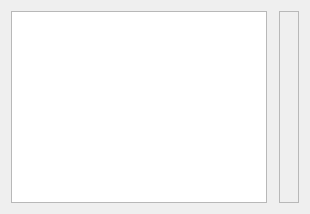
            <widget class="QWidget" name="TabPage_11">
             <attribute name="title">
              <string>Measures</string>
             </attribute>
             <layout class="QVBoxLayout" name="_68">
              <item>
               <layout class="QHBoxLayout" name="_69">
                <item>
                 <widget class="QListWidget" name="MeasuresCats">
                  <property name="sizePolicy">
                   <sizepolicy hsizetype="MinimumExpanding" vsizetype="Expanding">
                    <horstretch>0</horstretch>
                    <verstretch>0</verstretch>
                   </sizepolicy>
                  </property>
                 </widget>
                </item>
                <item>
                 <widget class="QStackedWidget" name="Measures">
                  <property name="currentIndex">
                   <number>0</number>
                  </property>
                  <widget class="QWidget" name="page_2"/>
                 </widget>
                </item>
                <item>
                 <widget class="QFrame" name="frame3">
                  <property name="frameShape">
                   <enum>QFrame::StyledPanel</enum>
                  </property>
                  <property name="frameShadow">
                   <enum>QFrame::Raised</enum>
                  </property>
                  <layout class="QVBoxLayout" name="_70"/>
                 </widget>
                </item>
               </layout>
              </item>
             </layout>
            </widget>
